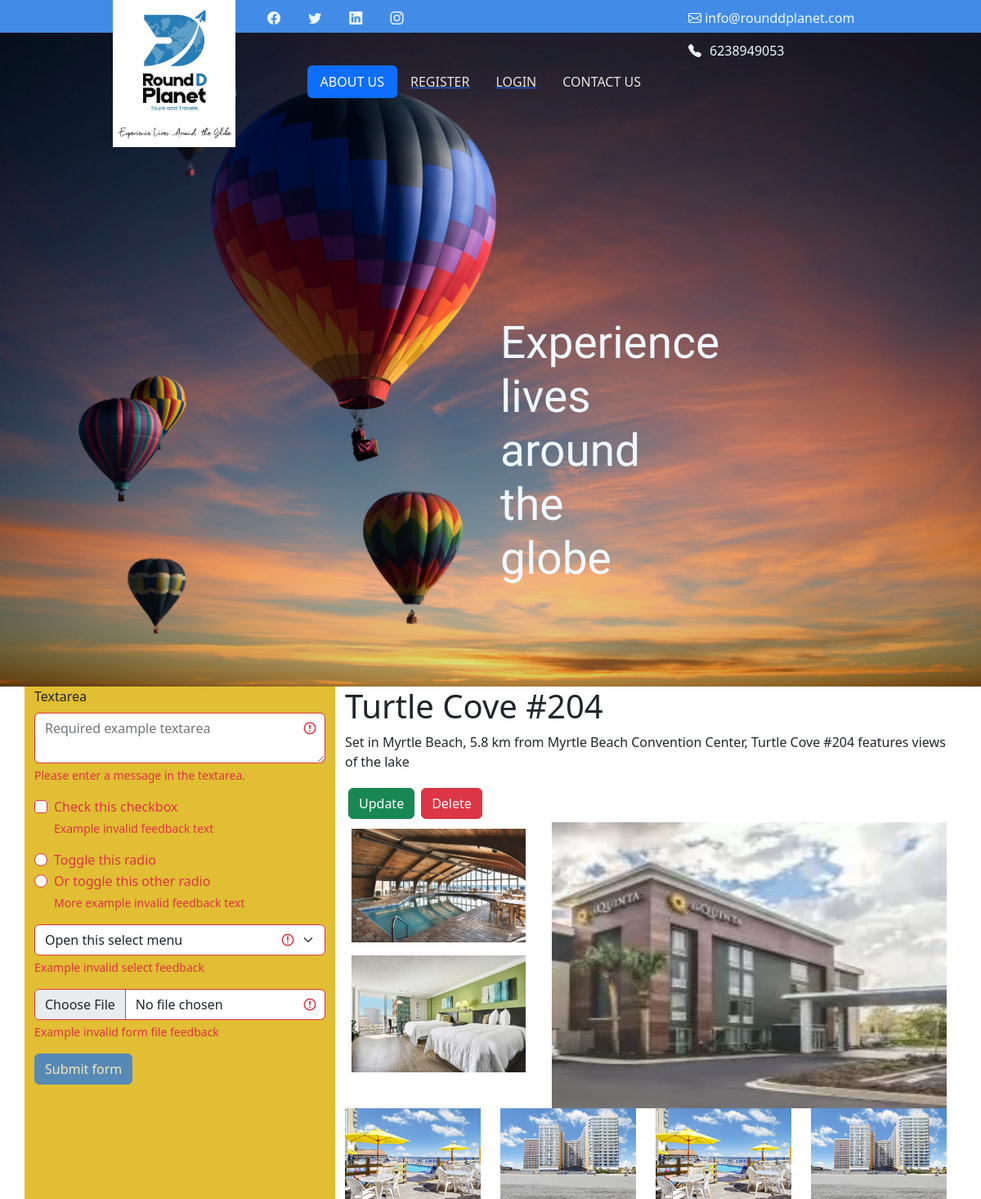
Screenshot of /details/3 with the database file from the repository.
### motelapp/models.py (models this page shows)
class Hotel(models.Model):
    name=models.CharField(max_length=250)
    rate=models.CharField( max_length=250)
    photo=models.ImageField(upload_to='mvpic')
    desc=models.TextField()

### motelapp/views.py (the view)
# urls.py: path('details/<int:id>',views.details,name='details'),
def details(req,id):
    data=Hotel.objects.get(id=id)
    return render(req,'detail.html',{'data':data})

### templates/detail.html (shortened to what this page needs)
{% extends "base.html" %}
{% load static %}
{% block body%}
<div class="container">
    <div class="row">
        <div class="col-lg-4 col-md-6 col-sm-6 div_dt1">
            <form class="was-validated">
                <div class="mb-3">
                  <label for="validationTextarea" class="form-label">Textarea</label>
                  <textarea class="form-control" id="validationTextarea" placeholder="Required example textarea" required></textarea>
                  <div class="invalid-feedback">
                    Please enter a message in the textarea.
                  </div>
                </div>
                <div class="form-check mb-3">
                  <input type="checkbox" class="form-check-input" id="validationFormCheck1" required>
                  <label class="form-check-label" for="validationFormCheck1">Check this checkbox</label>
                  <div class="invalid-feedback">Example invalid feedback text</div>
                </div>
                <div class="form-check">
                  <input type="radio" class="form-check-input" id="validationFormCheck2" name="radio-stacked" required>
                  <label class="form-check-label" for="validationFormCheck2">Toggle this radio</label>
                </div>
                <div class="form-check mb-3">
                  <input type="radio" class="form-check-input" id="validationFormCheck3" name="radio-stacked" required>
                  <label class="form-check-label" for="validationFormCheck3">Or toggle this other radio</label>
                  <div class="invalid-feedback">More example invalid feedback text</div>
                </div>
                <div class="mb-3">
                  <select class="form-select" required aria-label="select example">
                    <option value="">Open this select menu</option>
                  </select>
                  <div class="invalid-feedback">Example invalid select feedback</div>
                </div>
                <div class="mb-3">
                  <input type="file" class="form-control" aria-label="file example" required>
                  <div class="invalid-feedback">Example invalid form file feedback</div>
                </div>
                <div class="mb-3">
                  <button class="btn btn-primary" type="submit" disabled>Submit form</button>
                </div>
              </form>
        </div>
        <div class="col-lg-8 col-md col-sm ">
            <div class="row">
                <div class="col-lg ">
                    <h1>{{data.name}}</h1>
                    <p>{{data.desc}}</p>
                    <div class="div_d2 d-flex ">
                        <a href="{% url 'motel:update' data.id %}"><button class="btn btn-success m-1" role="button">Update</button> </a>
                         <a href="{% url 'motel:delete' data.id %}"><button class="btn btn-danger m-1" role="button">Delete</button></a>
                    </div>
                </div>
            </div>
            <div class="row">
                <div class="col-lg-4 ">
                    <div class="row">
                        <div class="col-lg">
                            <div class="row">
                                <div class="col-lg m-2">
                                    <img src="{% static 'image\62269313.jpg' %}" class="w-100" height="auto">
                                </div>
                            </div>
                            <div class="row">
                                <div class="col-lg m-2">
                                    <img src="{% static 'image\126585375.jpg' %}" class="w-100" height="auto">
                                </div>
                            </div>
                        </div>
                   </div>
               </div>
               <div class="col-lg-8 ">
                <img src="{{data.photo.url}}" class="w-100" height="350px">
               </div>
            </div>
            <div class="row">
                <div class="col-lg-3 col-md-6 col-sm-6">
                   <img src="{% static 'image\177763423.jpg' %}" class="w-100" height="auto">
                </div>
                <div class="col-lg-3 col-md-6 col-sm-6">
                    <img src="{% static 'image\177763454.jpg' %}" class="w-100" height="auto">
                </div>
                <div class="col-lg-3 col-md-6 col-sm-6">
                    <img src="{% static 'image\177763423.jpg' %}" class="w-100" height="auto">
                </div>
                <div class="col-lg-3 col-md-6 col-sm-6">
                    <img src="{% static 'image\177763454.jpg' %}" class="w-100" height="auto">
                </div>
            </div>
    </div>
</div>
{% endblock %}

### static/css/main.css (style rules this page uses)
.div_dt1 { background-color: rgb(225, 190, 51); }

### rows the page displays
Hotel: name "Turtle Cove #204", desc "Set in Myrtle Beach, 5.8 km from Myrtle Beach Convention Center, Turtle Cove #204 features views of the lake", photo (picture)
